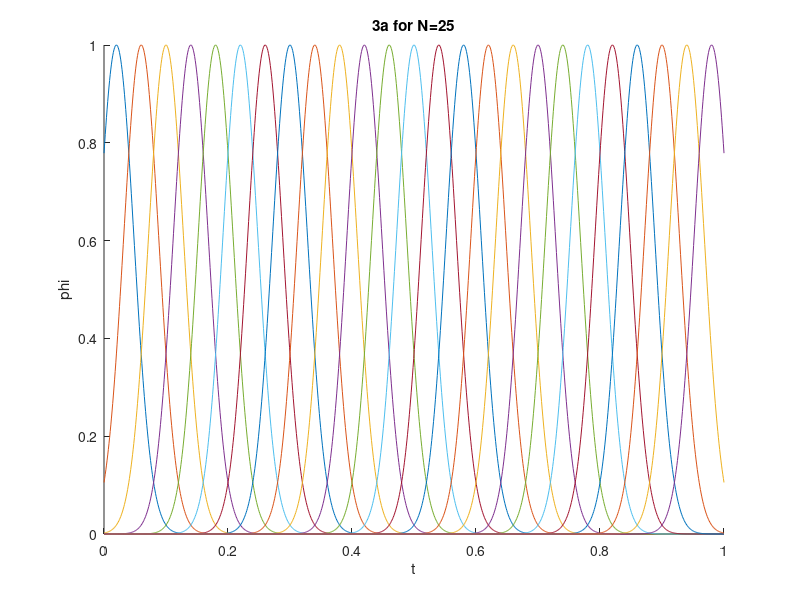

MATLAB code for this plot:
phi  =  @(z)  exp(-z.^2);
t  =  linspace(0,  1,  1000);
%figure(1);  
%clf
hold  on
N=25;
for  kk  =  1:N
    plot(t,  phi(N*t  -  kk  +  1/2))
end
title(sprintf('3a for N=%d',N))
xlabel('t')
ylabel('phi')